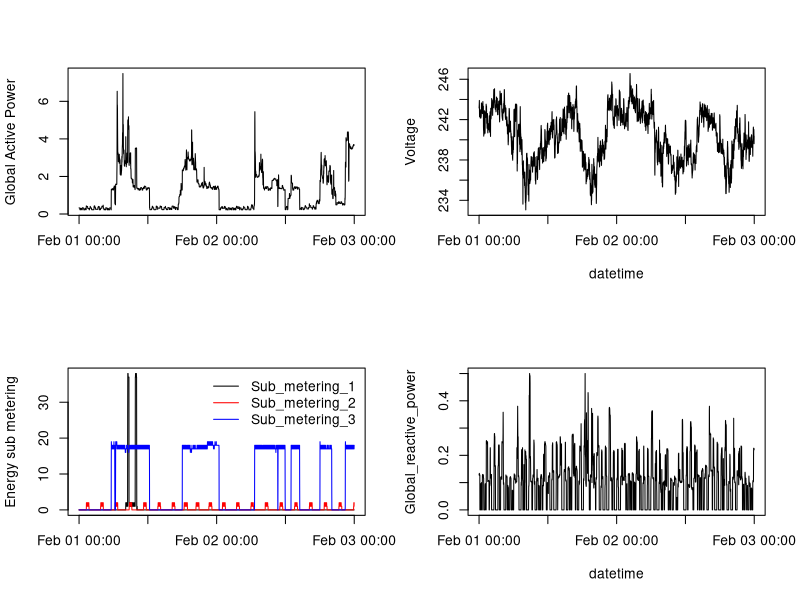

Write R code to recreate this figure.
##
## plot4.R
##
## DESCRIPTION:
## This file generates Plot #4 of the Exploratory Data Analysis
## class project #1
##
## The original data file was pre-processed using Class_Proj_1.R
## and the subset required for this plot was saved in a separate
## data file for use in the plot*.R files
##
## Read in the pre-processed subsetted data
colClasses <- c("Date", "POSIXct", rep("numeric", 7))
data <- read.table("./Data/subset-data.csv", header = TRUE,
                   sep = ",", colClasses = colClasses)

## Initialize a PNG file for the plot
png("plot4.png")

## Initialize the plot grid
par(mfrow = c(2, 2))

## Generate the upper left plot (similar to plot2)
plot(data$Time, data$Global_active_power, type="l",
     xlab = "", ylab = "Global Active Power")


## Generate the upper right plot (Voltage vs time)
plot(data$Time, data$Voltage, type="l",
     xlab = "datetime", ylab = "Voltage")

## Generate the lower left plot (similar to plot3)
plot(data$Time, data$Sub_metering_1, type="l",
     xlab = "", ylab = "Energy sub metering")
lines(data$Time, data$Sub_metering_2, col = "red")
lines(data$Time, data$Sub_metering_3, col = "blue")
legend("topright", lty = 1, col = c("black", "red", "blue"),
       legend = c("Sub_metering_1", "Sub_metering_2", 
                  "Sub_metering_3"),
       box.lty = 0, inset = 0.01)

## Generate the lower right plot (Global Reactive Power vs time)
plot(data$Time, data$Global_reactive_power, type="l",
     xlab = "datetime", ylab = "Global_reactive_power")

## Close the graphics device
dev.off()
